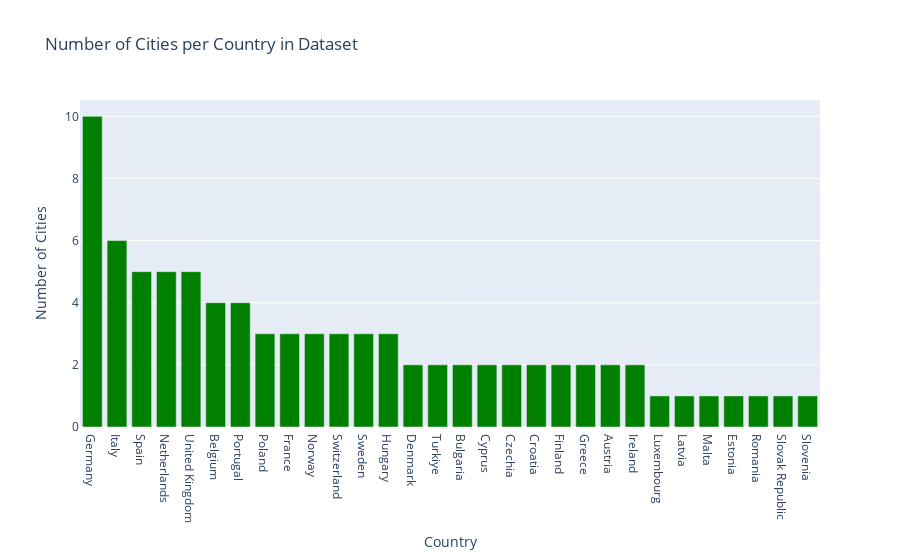

Notebook source saved alongside this figure:
### Markdown cell above
- 2. a) Which country appears most frequently in the dataset? How many cities are
             associated with it?

### Code cell
country_counts = df_final['Country'].value_counts().sort_values(ascending=False)
most_common_country = country_counts.index[0]
city_count = country_counts.iloc[0]
print(f'Answer: The country which appears most frequent is {most_common_country} with {city_count} cities associated with it')

fig = px.bar(
    x=country_counts.index,
    y=country_counts.values,
    labels={'x': 'Country', 'y': 'Number of Cities'},
    title='Number of Cities per Country in Dataset',
    color_discrete_sequence=['green']
)
fig.show()

### Figure 1 — Plotly figure (JSON) as saved in the notebook; plotly's stock layout.template omitted (floating-point values rounded to 4 significant figures)
{"data": [{"hovertemplate": "Country=%{x}<br>Number of Cities=%{y}<extra></extra>", "legendgroup": "", "marker": {"color": "green", "pattern": {"shape": ""}}, "name": "", "orientation": "v", "showlegend": false, "textposition": "auto", "type": "bar", "x": ["Germany", "Italy", "Spain", "Netherlands", "United Kingdom", "Belgium", "Portugal", "Poland", "France", "Norway", "Switzerland", "Sweden", "Hungary", "Denmark", "Turkiye", "Bulgaria", "Cyprus", "Czechia", "Croatia", "Finland", "Greece", "Austria", "Ireland", "Luxembourg", "Latvia", "Malta", "Estonia", "Romania", "Slovak Republic", "Slovenia"], "xaxis": "x", "y": [10, 6, 5, 5, 5, 4, 4, 3, 3, 3, 3, 3, 3, 2, 2, 2, 2, 2, 2, 2, 2, 2, 2, 1, 1, 1, 1, 1, 1, 1], "yaxis": "y"}], "layout": {"barmode": "relative", "legend": {"tracegroupgap": 0}, "title": {"text": "Number of Cities per Country in Dataset"}, "xaxis": {"anchor": "y", "domain": [0, 1], "title": {"text": "Country"}}, "yaxis": {"anchor": "x", "domain": [0, 1], "title": {"text": "Number of Cities"}}}}
